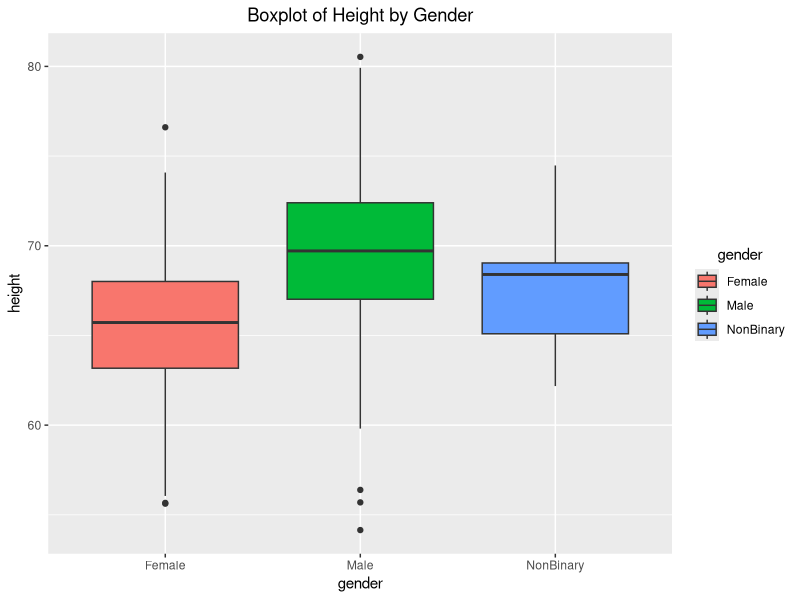
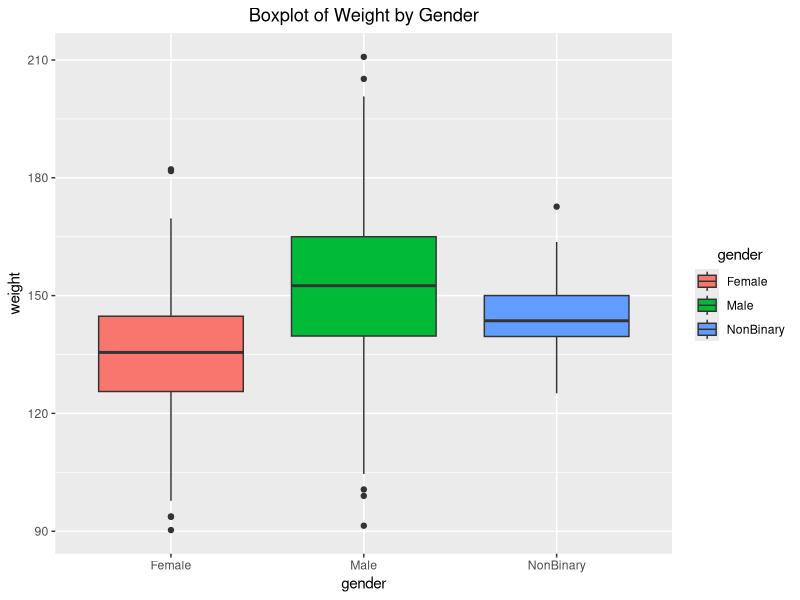
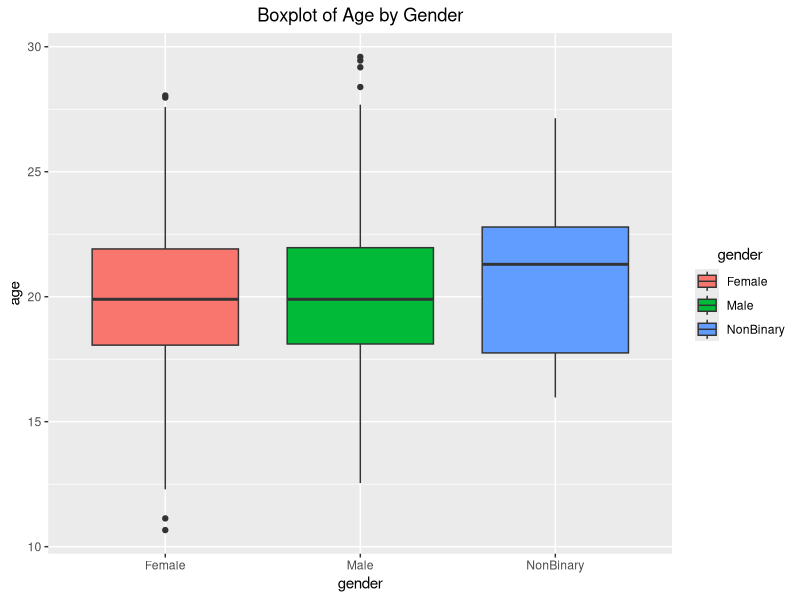
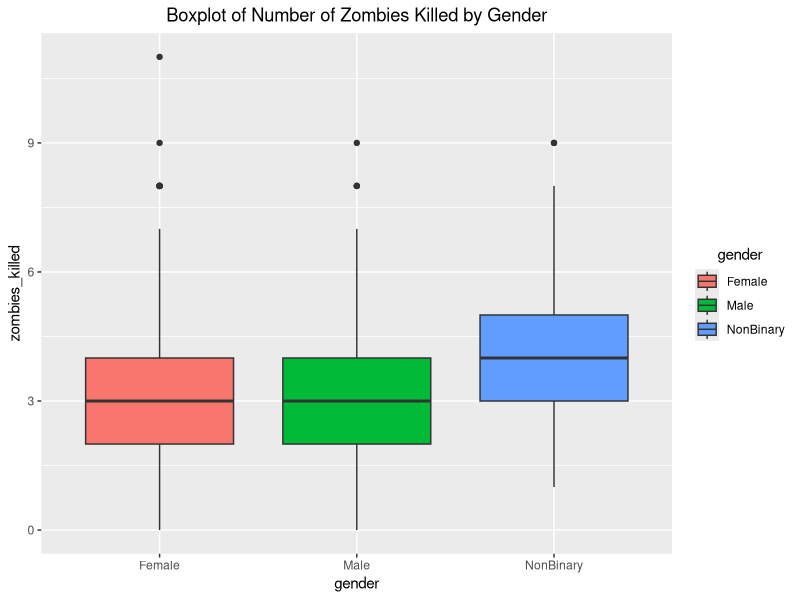
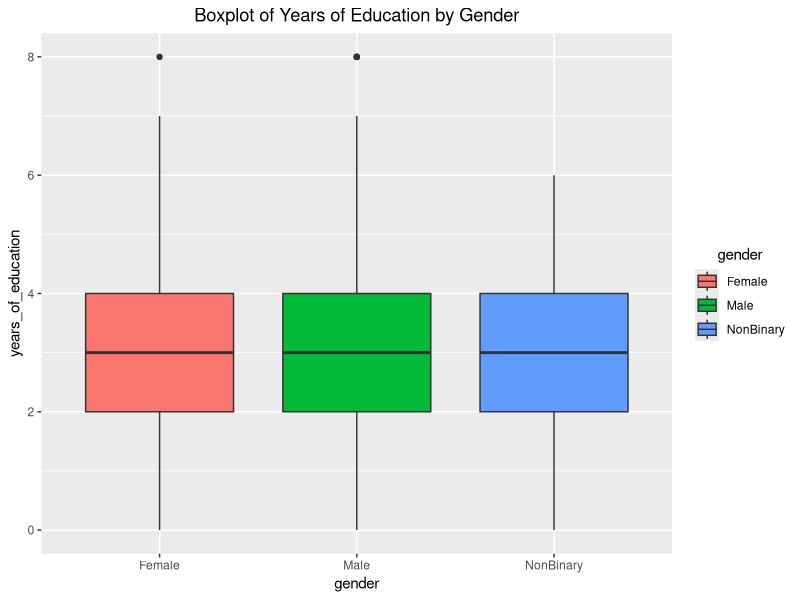
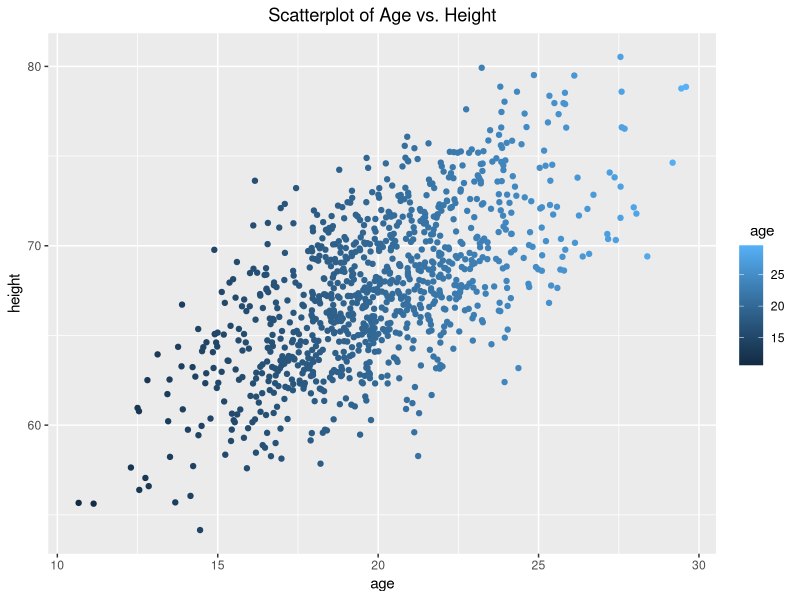
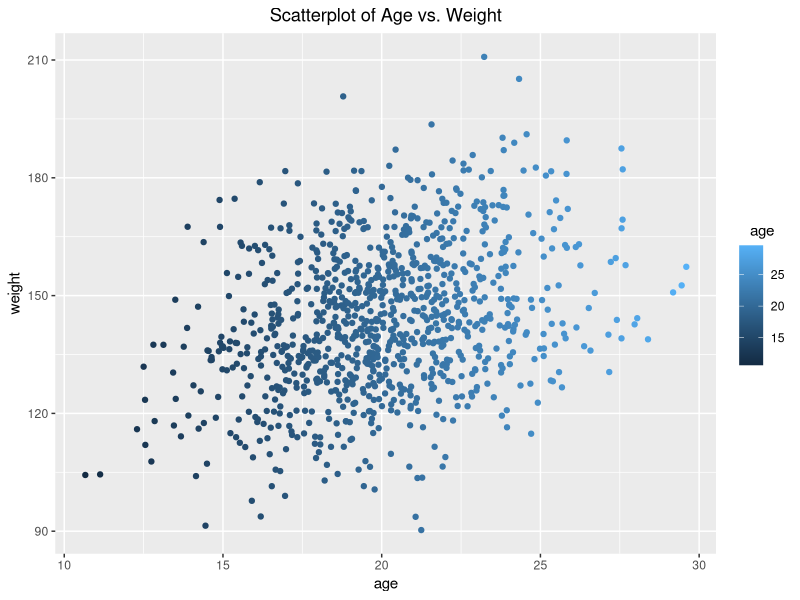
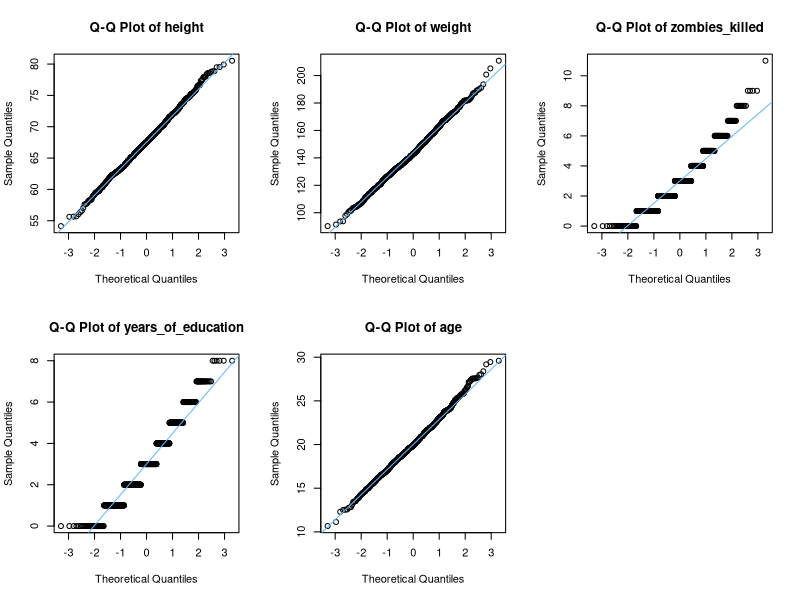

Generate these figures, in order, with R:
## ---- chunk 1
knitr::opts_chunk$set(echo = TRUE)
## ---- chunk 2
f <- "~/Documents/AN588-Fall2023/AN588_Zombies_jmartin6/AN588_Zombies_jmartin6"
## ---- chunk 3
# Load the data from the CSV file
f <- read.csv("zombies.csv")

# Create a population SD function
pop_sd <- function (data, mean) {
  sqrt(sum((data-mean)^2)/length(data))
}
# Generate the means and standard deviation for each variable
mean_height <- mean(f$height)
print(mean_height)
(height_sd<-pop_sd(f$age, mean_height))
mean_weight <- mean(f$weight)
print(mean_weight)
(weight_sd<-pop_sd(f$weight, mean_weight))
mean_age <- mean(f$age)
print(mean_age)
(age_sd<-pop_sd(f$age, mean_age))
mean_zombies_killed <- mean(f$zombies_killed)
print(mean_zombies_killed)
(zombies_killed_sd<-pop_sd(f$zombies_killed, mean_zombies_killed))
mean_years_of_education <- mean(f$years_of_education)
print(mean_years_of_education)
(years_of_education_sd<-pop_sd(f$years_of_education, mean_years_of_education))
## ---- chunk 4
# Load the ggplot library
library(ggplot2)
# Boxplot for height
ggplot(f, aes(x = gender, y = height, fill = gender)) + #Add color
  geom_boxplot() +
  labs(title = "Boxplot of Height by Gender") +
  theme(plot.title = element_text(hjust = 0.5)) + # Center the title
  theme(legend.title.align=0.5) # Center the legend title
 
# Boxplot for weight
ggplot(f, aes(x = gender, y = weight, fill = gender)) +
  geom_boxplot() +
  labs(title = "Boxplot of Weight by Gender") +
  theme(plot.title = element_text(hjust = 0.5)) + 
  theme(legend.title.align=0.5) 

# Boxplot for age
ggplot(f, aes(x = gender, y = age, fill = gender)) +
  geom_boxplot() +
  labs(title = "Boxplot of Age by Gender") +
  theme(plot.title = element_text(hjust = 0.5)) + 
  theme(legend.title.align=0.5) 
  
# Boxplot for number of zombies killed
ggplot(f, aes(x = gender, y = zombies_killed, fill = gender)) +
  geom_boxplot() +
  labs(title = "Boxplot of Number of Zombies Killed by Gender") +
  theme(plot.title = element_text(hjust = 0.5)) +
  theme(legend.title.align=0.5) 
  
# Boxplot for years of education
ggplot(f, aes(x = gender, y = years_of_education, fill = gender)) +
  geom_boxplot() +
  labs(title = "Boxplot of Years of Education by Gender") +
  theme(plot.title = element_text(hjust = 0.5)) +
  theme(legend.title.align=0.5) 
## ---- chunk 5

# Load the data from the CSV file
f <- read.csv("zombies.csv")

# Scatterplot of age vs. height
ggplot(f, aes(x = age, y = height, color = age)) + #Add color
  geom_point() +
  labs(title = "Scatterplot of Age vs. Height")+
  theme(plot.title = element_text(hjust = 0.5)) + # Center the title
  theme(legend.title.align=0.5) # Center the legend title

# Scatterplot of age vs. weight
ggplot(f, aes(x = age, y = weight, color = age)) +
  geom_point() +
  labs(title = "Scatterplot of Age vs. Weight")+
  theme(plot.title = element_text(hjust = 0.5)) +
  theme(legend.title.align=0.5) 
## ---- chunk 6
# Load the data from the CSV file
f <- read.csv("zombies.csv")

# Input variables to create Q-Q plots
variables_to_plot <- c("height", "weight", "zombies_killed", "years_of_education", "age")

# Create Q-Q plots for each variable with variable names on the x-axis
par(mfrow = c(2, 3))  # Arrange plots in a 2x3 grid

for (variable_name in variables_to_plot) {
  # Create a Q-Q plot for each variable
  qqnorm(f[[variable_name]], main = paste("Q-Q Plot of", variable_name))
  qqline(f[[variable_name]], col = "steelblue1")
}

# Load the data from the CSV file
data <- read.csv("zombies.csv")

# Input variables to create histograms 
variables_to_plot <- c("height", "weight", "age", "zombies_killed", "years_of_education")

par(mfrow = c(2, 3))  # Arrange plots in a 2x3 grid

for (variable_name in variables_to_plot) {
  # Create a histogram for each variable
  hist(data[[variable_name]], col = "royalblue4", main = paste("Histogram of", variable_name), xlab = variable_name)

}  
## ---- chunk 7
s <- sample(f$height, size = 30, replace = FALSE) 
m <- mean(s)
m
sd <- sd(s)
sd
sem <- sd(s)/sqrt(length(s))
sem
lower <- m - qnorm(1 - 0.05/2) * sem  # (1-alpha)/2 each in the upper and lower tails of the distribution
upper <- m + qnorm(1 - 0.05/2) * sem  # (1-alpha)/2 each in the upper and lower tails of the distribution
ci <- c(lower, upper)
ci
## ---- chunk 8
s <- sample(f$weight, size = 30, replace = FALSE)
m <- mean(s)
m
sd <- sd(s)
sd
sem <- sd(s)/sqrt(length(s))
sem
lower <- m - qnorm(1 - 0.05/2) * sem  # (1-alpha)/2 each in the upper and lower tails of the distribution
upper <- m + qnorm(1 - 0.05/2) * sem  # (1-alpha)/2 each in the upper and lower tails of the distribution
ci <- c(lower, upper)
ci
## ---- chunk 9
s <- sample(f$age, size = 30, replace = FALSE)
m <- mean(s)
m
sd <- sd(s)
sd
sem <- sd(s)/sqrt(length(s))
sem
lower <- m - qnorm(1 - 0.05/2) * sem  # (1-alpha)/2 each in the upper and lower tails of the distribution
upper <- m + qnorm(1 - 0.05/2) * sem  # (1-alpha)/2 each in the upper and lower tails of the distribution
ci <- c(lower, upper)
ci
## ---- chunk 10
s <- sample(f$zombies_killed, size = 30, replace = FALSE, prob = NULL)
m <- mean(s)
m
sd <- sd(s)
sd
sem <- sd(s)/sqrt(length(s))
sem
set <- NULL  # sets up a dummy variable to hold our 1000 simulations
n <- 30 
for (i in 1:1000) {
    set[i] <- mean(sample(s, n, replace = TRUE))
}

quantile(set)

quantile(set, c(0.025, 0.975)) # Confidence Intervals by Bootstrapping

poisson.test(length(s), conf.level = 0.95) # Confidence Intervals by a Poisson Test
## ---- chunk 11
s <- sample(f$years_of_education, size = 30, replace = FALSE)
m <- mean(s)
m
sd <- sd(s)
sd
sem <- sd(s)/sqrt(length(s))
sem
set <- NULL  # sets up a dummy variable to hold our 1000 simulations
n <- 30
for (i in 1:100) {
    set[i] <- mean(sample(s, n, replace = TRUE))
}

quantile(set)

quantile(set, c(0.025, 0.975)) # Confidence Intervals by Bootstrapping

poisson.test(length(s), conf.level = 0.95) # Confidence Intervals by a Poisson Test
## ---- chunk 12
x <- NULL # dummy variable to hold each sample
for (i in 1:100) {
    sample_data <- sample(f$height, size = 30, replace = FALSE, prob = NULL)
    x[i] <- mean(sample_data)
}

mean_height <- mean(x)
print (mean_height)
sd_height <- sd(x)
print (sd_height)
par(mfrow = c(2, 3))  # Arrange plots in a 2x3 grid
hist(x, main = "Height (100 samples)", xlab = "Height", col = "royalblue4")

x <- NULL
for (i in 1:100) {
    sample_data <- sample(f$weight, size = 30, replace = FALSE, prob = NULL)
    x[i] <- mean(sample_data)
}

mean_weight <- mean(x)
print (mean_weight)
sd_weight <- sd(x)
print (sd_weight)
hist(x, main = "Weight (100 samples)", xlab = "Weight", col = "royalblue4")

x <- NULL
for (i in 1:100) {
    sample_data <- sample(f$age, size = 30, replace = FALSE, prob = NULL)
    x[i] <- mean(sample_data)
}

mean_age <- mean(x)
print (mean_age)
sd_age <- sd(x)
print (sd_age)
hist(x, main = "Age (100 samples)", xlab = "Age", col = "royalblue4")

x <- NULL
for (i in 1:100) {
    sample_data <- sample(f$zombies_killed, size = 30, replace = FALSE, prob = NULL)
    x[i] <- mean(sample_data)
}

mean_zombies_killed <- mean(x)
print (mean_zombies_killed)
sd_zombies_killed <- sd(x)
print (sd_zombies_killed)
hist(x, main = "Zombies Killed (100 samples)", xlab = "Zombies Killed", col = "royalblue4")

x <- NULL
for (i in 1:100) {
    sample_data <- sample(f$years_of_education, size = 30, replace = FALSE, prob = NULL)
    x[i] <- mean(sample_data)
}

mean_years_of_education <- mean(x)
print (mean_years_of_education)
sd_years_of_education <- sd(x)
print (sd_years_of_education)
hist(x, main = "Years of Education (100 samples)", xlab = "Years of Education", col = "royalblue4")
